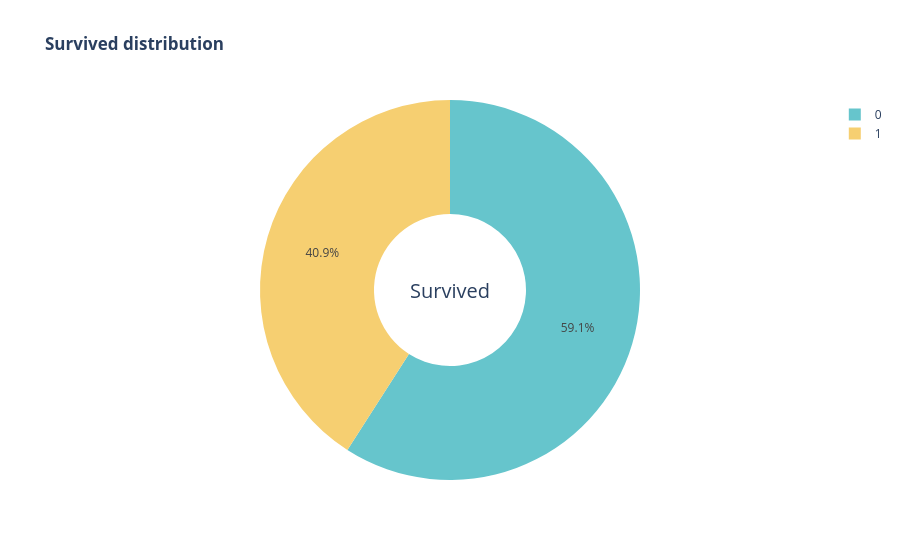

Notebook cell for this chart:
### Code cell
fig = px.pie(train, names='Survived',
       title = '<b>Survived distribution</b>',
       color_discrete_sequence=px.colors.qualitative.Pastel,
       hole=0.4)
fig.update_layout(annotations = [dict(text='Survived', font_size=20, x=0.5, y=0.5, showarrow=False)])
fig.show()

### Figure 1 — Plotly figure (JSON) as saved in the notebook; plotly's stock layout.template omitted (floating-point values rounded to 4 significant figures; data arrays with more than 128 entries replaced by an {"elided": "..."} marker saying what was removed)
{"data": [{"domain": {"x": [0, 1], "y": [0, 1]}, "hole": 0.4, "hovertemplate": "Survived=%{label}<extra></extra>", "labels": {"elided": "760 int values"}, "legendgroup": "", "name": "", "showlegend": true, "type": "pie"}], "layout": {"annotations": [{"font": {"size": 20}, "showarrow": false, "text": "Survived", "x": 0.5, "y": 0.5}], "legend": {"tracegroupgap": 0}, "piecolorway": ["rgb(102, 197, 204)", "rgb(246, 207, 113)", "rgb(248, 156, 116)", "rgb(220, 176, 242)", "rgb(135, 197, 95)", "rgb(158, 185, 243)", "rgb(254, 136, 177)", "rgb(201, 219, 116)", "rgb(139, 224, 164)", "rgb(180, 151, 231)", "rgb(179, 179, 179)"], "title": {"text": "<b>Survived distribution</b>"}}}
